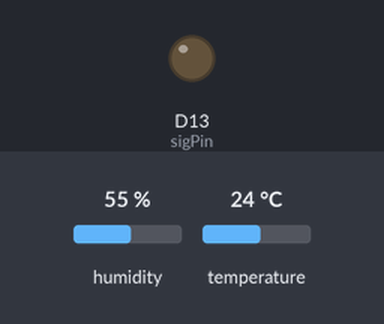
A sketch run on a simulated Arduino Uno R4 WiFi. On the bench: output pins drawn as LEDs (lit = HIGH). Inputs (shaded band) come from the test bench; at power-on: humidity 55 %, temperature 24 °C. WiFi joins after 1.5 s; servers stay silent unless stated; no MQTT or app messages arrive unless stated; not simulated (calls return 0 or success): arduino_secrets.h; what the sketch prints to the serial monitor is not drawn.

Above: at 1.6 s.
Timing chart, 0 to 3.1 s (numbered marks = the images above):
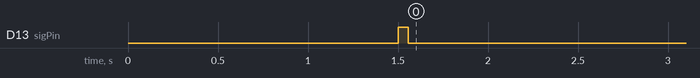

Measured:
- by itself, D13 (sigPin): LOW → HIGH at 1.5 s, → LOW 0.06 s later

The sketch:

MQTT.ino
```cpp
#include "funcs.h"
#define DHTPIN 8
#define DHTTYPE DHT22

WiFiClient wifiClient;
MqttClient mqttClient(wifiClient);
DHT dht(DHTPIN, DHTTYPE);

const char topic[]  = "arduino/sensor";
const long interval = 600000;
const int sigPin = 13;

void setup() {
  // Serial.begin(9600);
  // while (!Serial){};
  pinMode(sigPin, OUTPUT);
  connectToWifi();
  dht.begin();
  // Serial.println("DHT init success!");
}

void loop() {
  digitalWrite(sigPin, 1);
  connectToMQTT(mqttClient);
  String reading = readDHT(dht);
  sendToMQTT(mqttClient, topic, reading);
  digitalWrite(sigPin, 0);
  disconnectAndSleep(mqttClient, interval);
}
```

funcs.cpp
```cpp
#include "Arduino.h"
#include "funcs.h"
#include "arduino_secrets.h"

String readDHT(DHT &dht){
    float h = dht.readHumidity();
    float t = dht.readTemperature();

    if (isnan(h) || isnan(t)) {
      t = 0;
      h = 0;
    }

    // Създаване на JSON структурата
    // Резултатът ще изглежда така: {"temperature": 24.50, "humidity": 45.20}
    String jsonPayload = "{";
    jsonPayload += "\"temperature\": ";
    jsonPayload += t;
    jsonPayload += ", \"humidity\": ";
    jsonPayload += h;
    jsonPayload += "}";
    // Serial.println(jsonPayload);
    return jsonPayload;
}

void connectToWifi(){

  char ssid[] = SECRET_SSID;
  char pass[] = SECRET_PASS;
    // attempt to connect to WiFi network:
  // Serial.print("Attempting to connect to WPA SSID: ");
  Serial.println(ssid);
  while (WiFi.begin(ssid, pass) != WL_CONNECTED) {
    // failed, retry
    // Serial.print(".");
    delay(5000);
  }

  // Serial.println("You're connected to the network");
  // Serial.println();
}

void connectToMQTT(MqttClient &mqttClient){

  const char broker[] = "192.168.0.188";
  int        port     = 1883;

  mqttClient.setId("Arduino");
  // mqttClient.setUsernamePassword(USERNAME, PASSWORD);

  // Serial.print("Attempting to connect to the MQTT broker: ");
  // Serial.println(broker);

  while (!mqttClient.connect(broker, port)) {
    // Serial.print("MQTT connection failed! Error code = ");
    // Serial.println(mqttClient.connectError());
    // Serial.println("Trying again...");
    delay(5000);
  }

  // Serial.println("You're connected to the MQTT broker!");
  // Serial.println();
}

void sendToMQTT(MqttClient& mqttClient, const char* topic, String message){
    Serial.println(topic);
    mqttClient.beginMessage(topic);
    Serial.println(message);
    mqttClient.print(message);
    mqttClient.endMessage();
    // Serial.println("Sent!");
}

void disconnectAndSleep(MqttClient& mqttClient, unsigned long timer){
    // Правилно затваряне на MQTT съвместимо с ArduinoMqttClient
    mqttClient.stop();
    // Serial.println("MQTT Stopped!");
    // WiFi.disconnect();
    // Serial.println("WiFi Disconnected!");
    // WiFi.end();
    // Serial.println("WiFi Stopped!");
    // Serial.println("Going to sleep...\n");
    delay(timer);
}
```

funcs.h
```cpp
#ifndef FUNCS_H
#define FUNCS_H
#include <Arduino.h>
#include <ArduinoMqttClient.h>
#include <WiFiS3.h>
#include "DHT.h"

String readDHT(DHT&);
void disconnectAndSleep(MqttClient& mqttClient, unsigned long timer);
void connectToWifi();
void connectToMQTT(MqttClient&);
void sendToMQTT(MqttClient&, const char*, String);

#endif
```
